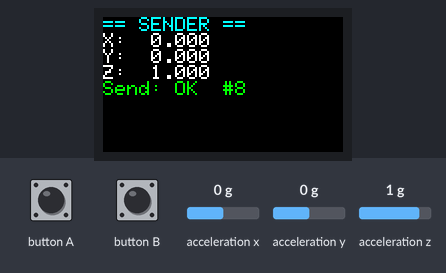
A program run on a simulated ESP32. Parts: 240×135 colour display. Inputs (shaded band) come from the test bench; at power-on: acceleration x 0 g, acceleration y 0 g, acceleration z 1 g. What the program prints to the serial monitor is not drawn.

Above: at 3.39 s.
3.4 s: acceleration x set to -1.4 g
At 3.55 s:
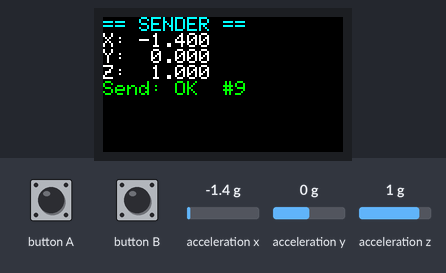
6.4 s: acceleration y set to -1.4 g
At 6.62 s:
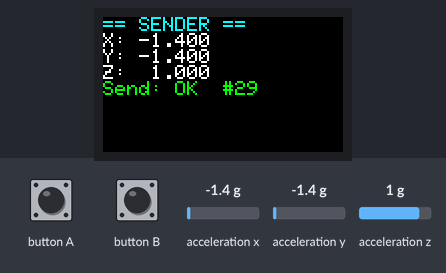
8.0 s: acceleration z set to -1.4 g
At 8.16 s:
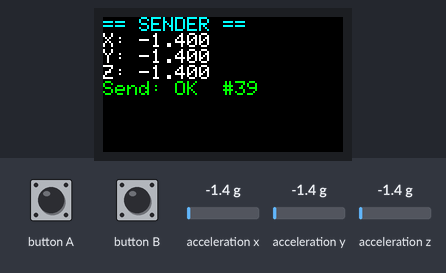
11.0 s: acceleration x set to -0.8 g
At 11.24 s:
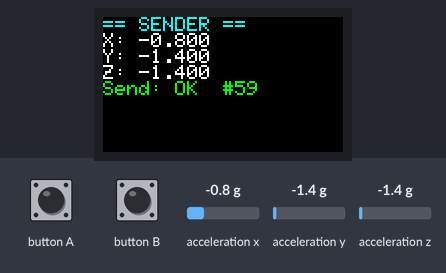
12.6 s: acceleration y set to -0.8 g
At 12.78 s:
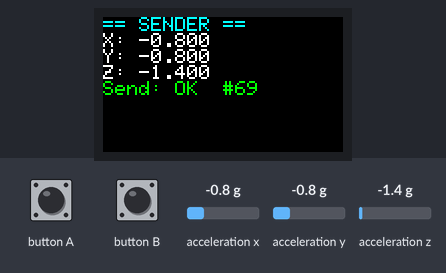

The program:

main.cpp
```cpp
/**
 * ESP-NOW 加速度送信側（Receiver とコメント書式を揃えた版）
 * Device : M5StickC Plus2
 * Board  : m5stick-c (PlatformIO)
 *
 * 【シリアル出力フォーマット】
 * [Sender] X:0.123 Y:-0.456 Z:9.789  OK|FAIL
 *
 * 【手順】
 * 1. 先に Receiver を書き込み、シリアルモニタで AP MAC アドレスを確認する
 * 2. 下の RECEIVER_MAC を受信側の AP MAC に書き換える
 * 3. このスケッチを書き込む
 */

#include <Arduino.h>
#include <M5StickCPlus2.h>
#include <WiFi.h>
#include <esp_now.h>

// =============================================
// ★ 受信側の MAC アドレスをここに設定してください
// =============================================
static constexpr uint8_t RECEIVER_MAC[6] = {0x00, 0x4B, 0x12, 0xA0, 0x9A, 0x5D};

// =============================================
// 送受信共通データ構造体（Receiver と同じにすること）
// =============================================
typedef struct {
    float accX;
    float accY;
    float accZ;
} AccelData;

// =============================================
// グローバル変数
// =============================================
static AccelData      g_data;
static esp_now_peer_info_t g_peerInfo;
static volatile bool  g_sendSuccess = false;
static uint32_t       g_sendCount   = 0;

/**
 * @brief 送信結果コールバック。
 *
 * @param mac_addr 送信先 MAC アドレス（未使用）
 * @param status 送信ステータス
 */
void onDataSent(const uint8_t *mac_addr, esp_now_send_status_t status)
{
    g_sendSuccess = (status == ESP_NOW_SEND_SUCCESS);
}

// =============================================
// 画面描画
// =============================================
void drawDisplay()
{
    M5.Lcd.fillScreen(BLACK);
    M5.Lcd.setTextSize(2);
    M5.Lcd.setCursor(0, 0);
    M5.Lcd.setTextColor(CYAN, BLACK);
    M5.Lcd.println("== SENDER ==");

    M5.Lcd.setTextColor(WHITE, BLACK);
    M5.Lcd.printf("X:%7.3f\n", g_data.accX);
    M5.Lcd.printf("Y:%7.3f\n", g_data.accY);
    M5.Lcd.printf("Z:%7.3f\n", g_data.accZ);

    M5.Lcd.setTextColor(g_sendSuccess ? GREEN : RED, BLACK);
    M5.Lcd.printf("Send:%s #%lu\n",
                  g_sendSuccess ? " OK " : "FAIL",
                  g_sendCount);
}

// =============================================
// setup(): ハードウェア、WiFi、ESP-NOW を初期化
// =============================================
void setup()
{
    M5.begin();
    Serial.begin(115200);

    M5.Lcd.setRotation(3);
    M5.Lcd.fillScreen(BLACK);
    M5.Lcd.setTextSize(2);
    M5.Lcd.setTextColor(WHITE, BLACK);

    // --- WiFi ---
    WiFi.mode(WIFI_STA);
    WiFi.disconnect();

    Serial.print("[Sender] My MAC: ");
    Serial.println(WiFi.macAddress());

    M5.Lcd.setCursor(0, 0);
    M5.Lcd.println("My MAC:");
    M5.Lcd.println(WiFi.macAddress());
    delay(2000);

    // --- ESP-NOW 初期化 ---
    if (esp_now_init() != ESP_OK) {
        Serial.println("[ERROR] ESP-NOW init failed");
        M5.Lcd.fillScreen(RED);
        M5.Lcd.println("ESP-NOW\nINIT\nFAILED");
        while (true) { delay(1000); }
    }
    esp_now_register_send_cb(onDataSent);

    // --- ピア登録 ---
    memset(&g_peerInfo, 0, sizeof(g_peerInfo));
    memcpy(g_peerInfo.peer_addr, RECEIVER_MAC, 6);
    g_peerInfo.channel = 0;
    g_peerInfo.encrypt = false;

    if (esp_now_add_peer(&g_peerInfo) != ESP_OK) {
        Serial.println("[ERROR] Failed to add peer");
        M5.Lcd.fillScreen(RED);
        M5.Lcd.println("PEER\nADD\nFAILED");
        while (true) { delay(1000); }
    }

    Serial.println("[Sender] Ready. Sending @ 10 Hz");
}

// =============================================
// loop(): 加速度取得・送信・表示更新
// =============================================
void loop()
{
    M5.update();

    // 加速度取得
    M5.Imu.getAccelData(&g_data.accX, &g_data.accY, &g_data.accZ);

    // 送信
    esp_err_t result = esp_now_send(RECEIVER_MAC,
                                    reinterpret_cast<uint8_t *>(&g_data),
                                    sizeof(g_data));
    if (result == ESP_OK) {
        g_sendCount++;
    }

    // シリアル出力（簡易フォーマット）
    Serial.printf("[Sender] X:%.3f Y:%.3f Z:%.3f  %s\n",
                  g_data.accX, g_data.accY, g_data.accZ,
                  g_sendSuccess ? "OK" : "FAIL");

    // 画面更新
    drawDisplay();

    delay(100); // 10 Hz
}
```
